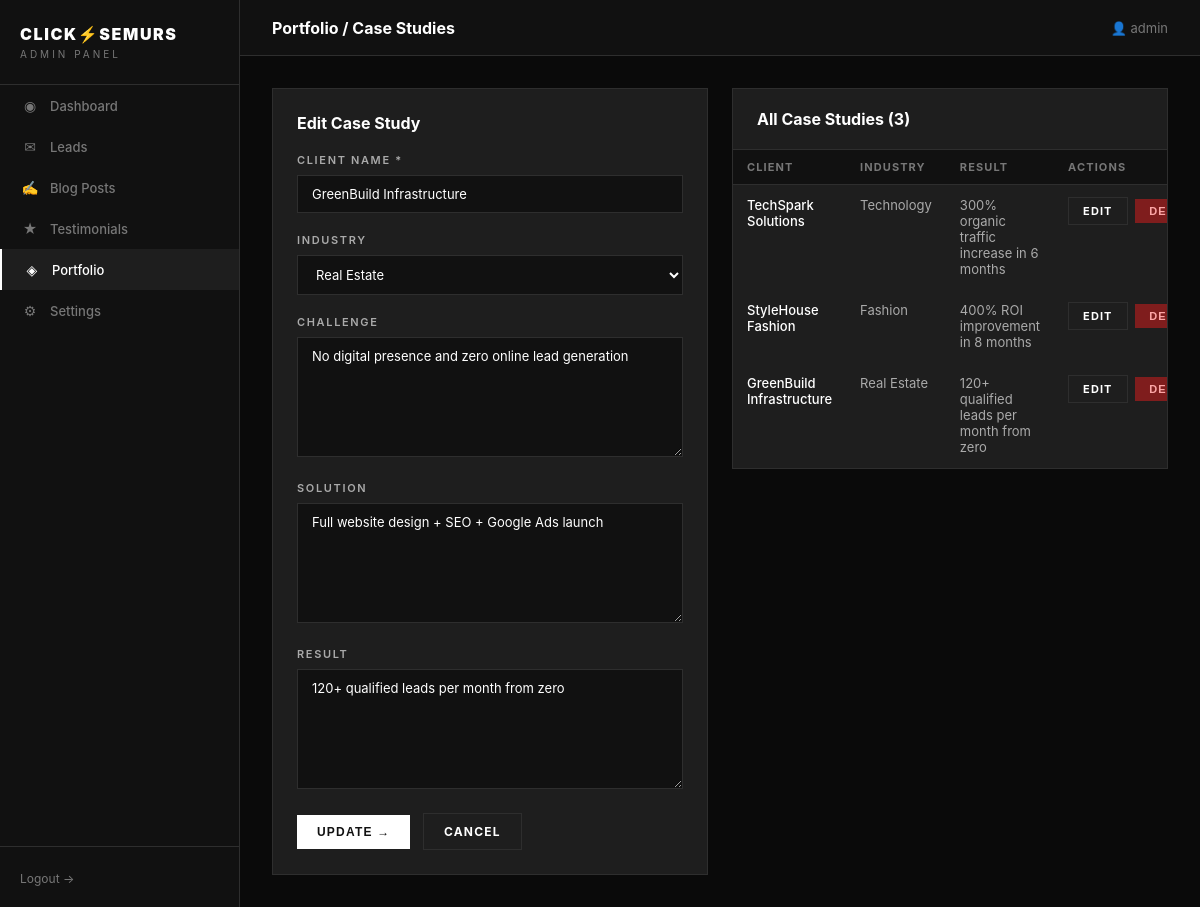
The page /admin/portfolio.php?edit=3 (signed in) on the database its author committed.
### tables this page shows
CREATE TABLE IF NOT EXISTS portfolio (
  id          INT AUTO_INCREMENT PRIMARY KEY,
  client_name VARCHAR(100) NOT NULL,
  industry    VARCHAR(100),
  challenge   TEXT,
  solution    TEXT,
  result      TEXT,
  created_at  TIMESTAMP    NOT NULL DEFAULT CURRENT_TIMESTAMP
);

### admin/portfolio.php (the view, shortened to what this page needs)
<?php
$db = getDB();
$editItem = null;
if (isset($_GET['edit'])) {
    $s = $db->prepare('SELECT * FROM portfolio WHERE id = ?');
    $s->execute([(int)$_GET['edit']]);
    $editItem = $s->fetch();
}
$items = $db->query('SELECT * FROM portfolio ORDER BY created_at DESC')->fetchAll();
require_once __DIR__ . '/_layout.php';
?>
<div style="display:grid;grid-template-columns:1fr 1fr;gap:24px;align-items:start">
  <div class="card">
    <h2 style="margin-bottom:20px;font-size:16px"><?= $editItem ? 'Edit Case Study' : 'Add Case Study' ?></h2>
    <form method="POST">
      <div class="form-group">
        <label>Client Name *</label>
        <input type="text" name="client_name" value="<?= htmlspecialchars($editItem['client_name'] ?? '') ?>" required>
      </div>
      <div class="form-group">
        <label>Industry</label>
        <select name="industry">
          <?php foreach (['Technology','Fashion','Real Estate','Healthcare','Education','Food & Beverage','Automobile','Finance','E-Commerce','Retail','Manufacturing','Non-Profit','Other'] as $ind): ?>
            <option value="<?= $ind ?>" <?= ($editItem['industry'] ?? '') === $ind ? 'selected' : '' ?>><?= $ind ?></option>
          <?php endforeach; ?>
        </select>
      </div>
      <div class="form-group">
        <label>Challenge</label>
        <textarea name="challenge" rows="3"><?= htmlspecialchars($editItem['challenge'] ?? '') ?></textarea>
      </div>
      <div class="form-group">
        <label>Solution</label>
        <textarea name="solution" rows="3"><?= htmlspecialchars($editItem['solution'] ?? '') ?></textarea>
      </div>
      <div class="form-group">
        <label>Result</label>
        <textarea name="result" rows="3"><?= htmlspecialchars($editItem['result'] ?? '') ?></textarea>
      </div>
      <button type="submit" class="btn btn-white"><?= $editItem ? 'Update' : 'Add Case Study' ?> →</button>
      <?php if ($editItem): ?><a href="/admin/portfolio.php" class="btn btn-outline" style="margin-left:8px">Cancel</a><?php endif; ?>
    </form>
  </div>
  <div class="card" style="padding:0;overflow:hidden">
    <div style="padding:20px 24px;border-bottom:1px solid #2E2E2E"><h2 style="font-size:16px">All Case Studies (<?= count($items) ?>)</h2></div>
    <table>
      <thead><tr><th>Client</th><th>Industry</th><th>Result</th><th>Actions</th></tr></thead>
      <tbody>
        <?php if (empty($items)): ?>
          <tr><td colspan="4" style="text-align:center;padding:32px;color:#555">No case studies yet.</td></tr>
        <?php else: ?>
          <?php foreach ($items as $p): ?>
            <tr>
              <td style="color:#fff;font-weight:500"><?= htmlspecialchars($p['client_name']) ?></td>
              <td><?= htmlspecialchars($p['industry']) ?></td>
              <td><?= htmlspecialchars(substr($p['result'] ?? '', 0, 60)) ?></td>
              <td style="white-space:nowrap">
                <a href="?edit=<?= $p['id'] ?>" class="btn btn-outline btn-sm" style="margin-right:4px">Edit</a>
                <form method="POST" style="display:inline" onsubmit="return confirm('Delete?')">
                  <button type="submit" class="btn btn-danger btn-sm">Del</button>
                </form>
              </td>
            </tr>
          <?php endforeach; ?>
        <?php endif; ?>
      </tbody>
    </table>
  </div>
</div>
<?php require_once __DIR__ . '/_layout_end.php'; ?>

### admin/_layout.php (style rules this page uses)
* { margin:0;padding:0;box-sizing:border-box }
body { background:#0A0A0A;color:#fff;font-family:'Inter',system-ui,sans-serif;display:flex;min-height:100vh }
a { text-decoration:none;color:inherit }
.card { background:#1E1E1E;border:1px solid #2E2E2E;padding:24px }
table { width:100%;border-collapse:collapse;font-size:13px }
th { background:#111;padding:10px 14px;text-align:left;font-size:11px;text-transform:uppercase;letter-spacing:0.1em;color:#777;border-bottom:1px solid #2E2E2E }
td { padding:12px 14px;border-bottom:1px solid #1E1E1E;color:#AAAAAA;vertical-align:top }
.form-group { margin-bottom:20px }
.form-group label { display:block;font-size:11px;font-weight:600;text-transform:uppercase;letter-spacing:0.15em;color:#AAAAAA;margin-bottom:8px }
.form-group input,.form-group textarea,.form-group select { width:100%;background:#111;border:1px solid #2E2E2E;color:#fff;padding:10px 14px;font-size:13px;outline:none;font-family:inherit }
.form-group textarea { resize:vertical;min-height:120px }
.form-group select option { background:#111 }
.btn { display:inline-flex;align-items:center;gap:6px;padding:10px 20px;font-size:12px;font-weight:700;text-transform:uppercase;letter-spacing:0.1em;cursor:pointer;border:none;transition:all .15s }
.btn-white { background:#fff;color:#111 }
.btn-outline { background:transparent;color:#fff;border:1px solid #2E2E2E }
.btn-danger { background:#7f1d1d;color:#fca5a5 }
.btn-sm { padding:6px 14px;font-size:11px }

### rows shown on the page
portfolio: client_name "GreenBuild Infrastructure", industry "Real Estate", challenge "No digital presence and zero online lead generation", solution "Full website design + SEO + Google Ads launch", result "120+ qualified leads per month from zero"
portfolio: client_name "TechSpark Solutions", industry "Technology", result "300% organic traffic increase in 6 months"
portfolio: client_name "StyleHouse Fashion", industry "Fashion", result "400% ROI improvement in 8 months"

### other values the page prints
$item['icon'] "◉"
$item['label'] "Dashboard"
$item['icon'] "✉"
$item['label'] "Leads"
$item['icon'] "✍"
$item['label'] "Blog Posts"
$item['icon'] "★"
$item['label'] "Testimonials"
$item['icon'] "◈"
$item['label'] "Portfolio"
$item['icon'] "⚙"
$item['label'] "Settings"
$pageTitle "Portfolio / Case Studies"
$_SESSION['admin_username'] "admin"
count($items) "3"
